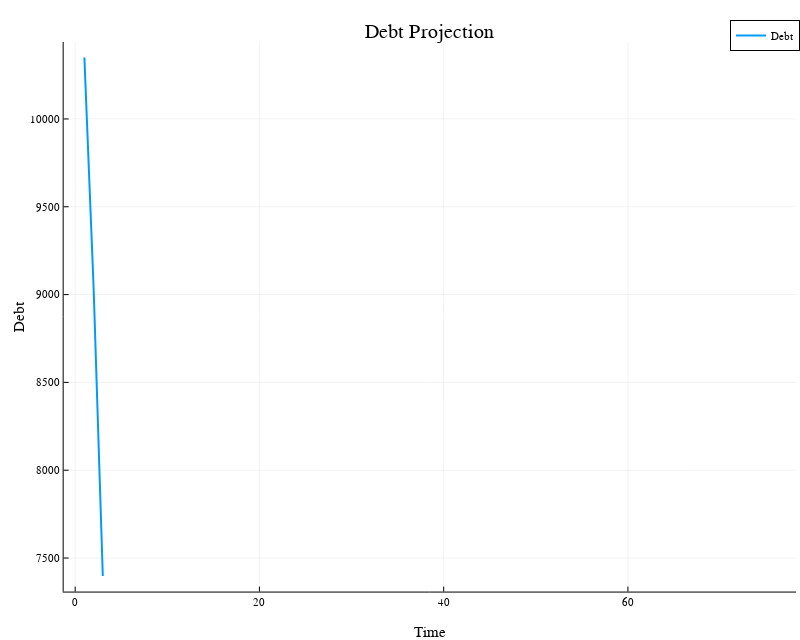

The code cell stored with this chart in its notebook:
### Markdown cell above
### Results Visualizations

### Code cell
plot(debt,title="Debt Projection",
      xaxis="Time",yaxis="Debt",label="Debt", lw = 2, size = (800, 640))

### Figure 1 — Plotly figure (JSON) as saved in the notebook; plotly's stock layout.template omitted (floating-point values rounded to 4 significant figures)
{"data": [{"colorbar": {"title": ""}, "legendgroup": "Debt", "line": {"color": "rgba(0, 154, 250, 1.000)", "dash": "solid", "shape": "linear", "width": 2}, "mode": "lines", "name": "Debt", "showlegend": true, "type": "scatter", "x": [1, 2, 3], "xaxis": "x", "y": [10350, 9042.0, 7398.0], "yaxis": "y", "zmax": null, "zmin": null}], "layout": {"annotations": [{"font": {"color": "rgba(0, 0, 0, 1.000)", "family": "sans-serif", "size": 20}, "rotation": 0, "showarrow": false, "text": "Debt Projection", "x": 0.5373, "xanchor": "center", "xref": "paper", "y": 1, "yanchor": "top", "yref": "paper"}], "height": 640, "legend": {"bgcolor": "rgba(255, 255, 255, 1.000)", "bordercolor": "rgba(0, 0, 0, 1.000)", "borderwidth": 1, "font": {"color": "rgba(0, 0, 0, 1.000)", "family": "sans-serif", "size": 11}, "tracegroupgap": 0, "traceorder": "normal", "x": 1, "xanchor": "auto", "y": 1, "yanchor": "auto"}, "margin": {"b": 20, "l": 0, "r": 0, "t": 20}, "paper_bgcolor": "rgba(255, 255, 255, 1.000)", "plot_bgcolor": "rgba(255, 255, 255, 1.000)", "showlegend": true, "width": 800, "xaxis": {"anchor": "y", "domain": [0.07957, 0.9951], "gridcolor": "rgba(0, 0, 0, 0.100)", "gridwidth": 0.5, "linecolor": "rgba(0, 0, 0, 1.000)", "mirror": false, "range": [-1.25, 78.25], "showgrid": true, "showline": true, "showticklabels": true, "tickangle": 0, "tickcolor": "rgb(0, 0, 0)", "tickfont": {"color": "rgba(0, 0, 0, 1.000)", "family": "sans-serif", "size": 11}, "tickmode": "array", "ticks": "inside", "ticktext": ["0", "20", "40", "60"], "tickvals": [0, 20, 40, 60], "title": "Time", "titlefont": {"color": "rgba(0, 0, 0, 1.000)", "family": "sans-serif", "size": 15}, "type": "-", "visible": true, "zeroline": false, "zerolinecolor": "rgba(0, 0, 0, 1.000)"}, "yaxis": {"anchor": "x", "domain": [0.04738, 0.9635], "gridcolor": "rgba(0, 0, 0, 0.100)", "gridwidth": 0.5, "linecolor": "rgba(0, 0, 0, 1.000)", "mirror": false, "range": [7309.0, 10440.0], "showgrid": true, "showline": true, "showticklabels": true, "tickangle": 0, "tickcolor": "rgb(0, 0, 0)", "tickfont": {"color": "rgba(0, 0, 0, 1.000)", "family": "sans-serif", "size": 11}, "tickmode": "array", "ticks": "inside", "ticktext": ["7500", "8000", "8500", "9000", "9500", "10000"], "tickvals": [7500, 8000, 8500, 9000, 9500, 10000], "title": "Debt", "titlefont": {"color": "rgba(0, 0, 0, 1.000)", "family": "sans-serif", "size": 15}, "type": "-", "visible": true, "zeroline": false, "zerolinecolor": "rgba(0, 0, 0, 1.000)"}}}
